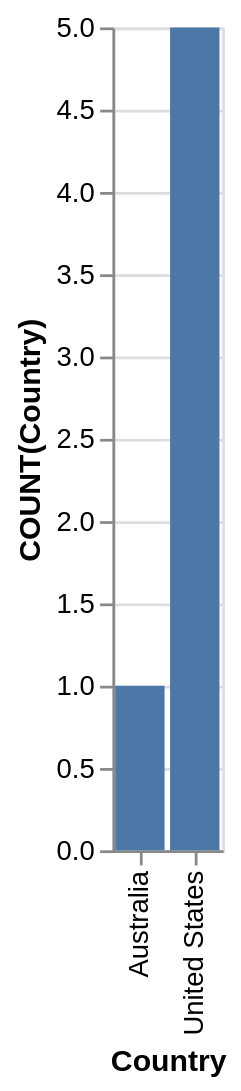

The specification (Vega-Lite) saved for this image:
### Vega-Lite specification from a JSON file in a GitHub repository (floating-point values rounded to 4 significant figures)
{"data": {"values": [{"x_data": "Australia", "y_data": 1}, {"x_data": "United States", "y_data": 5}]}, "mark": "bar", "encoding": {"x": {"field": "x_data", "type": "nominal", "title": "Country", "sort": "ascending"}, "y": {"field": "y_data", "type": "quantitative", "title": "COUNT(Country)"}}}
